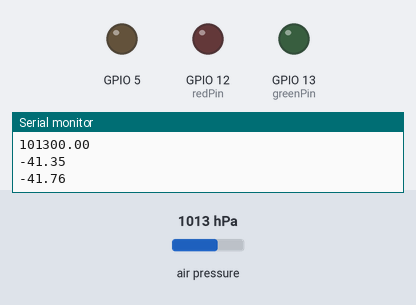
Bench run of a sketch on a simulated ESP32. On the bench: output pins drawn as LEDs (lit = HIGH), the last lines printed to the serial monitor. The inputs (shaded band) are chosen by the test bench; at power-on: air pressure 1013 hPa. EEPROM starts erased.

Above: at 4.2 s.
4.3 s: air pressure set to 952 hPa
5.8 s: air pressure set to 955 hPa
At 6.5 s:
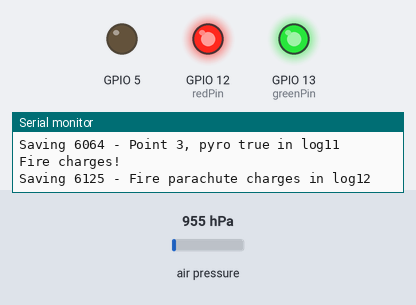
At 7.5 s:
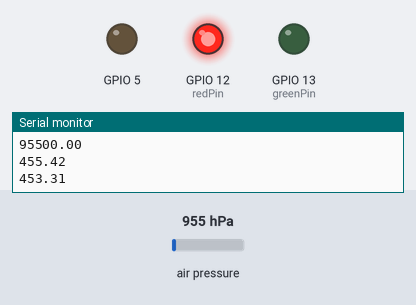
Timing chart, 0 to 9.0 s (numbered marks = the images above; inputs shaded):
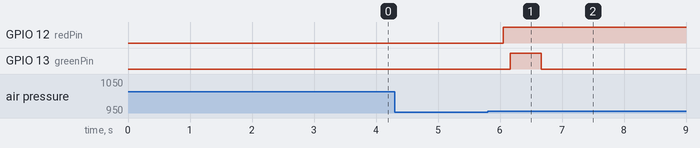

The sketch:

FlightComputer.ino
```cpp
#include <WiFi.h>
#include <WebServer.h>
#include <Wire.h>
#include "Adafruit_BMP280.h"
// #include "MPU9250.h"
#include "KalmanFilter.h"

#include <Preferences.h>
#include <nvs_flash.h>


const float MIN_LAUNCH_ALT = 50; // metros sobre el piso
const float MIN_LAUNCH_ACC = 10; // Gs


// =============================================
// ===          MISC Global Vars             ===
// =============================================

//Timers Vars
unsigned long loggingMillis = 0;
unsigned long loggingMillisInterval = 0;
unsigned long previousMillis = 0;
unsigned long previousMillis2 = 0;
unsigned long landprev = 0;
unsigned long currentMillis;
unsigned long ledblinkMillis = 0;
bool launch = false;
bool pyro = false;
bool pyroFired = false;
bool landed = false;
bool ABORT = false;
int lcc = 0; // land check coutner
float fallr = -0.5;
int adelay = 100; //ms
Preferences preferences;


// =================================
//           Pin set-up
// =================================

int pyroPin = 23;
int greenPin = 13;
int redPin = 12;

// =============================================
// ===              MPU Vars                 ===
// =============================================

// MPU9250 accelgyro(i2c0, 0x68);

int16_t ax, ay, az;
int16_t gx, gy, gz;
int8_t threshold, count;

double roll = 0.00;
double pitch = 0.00;

float temp;
bool zero_detect;
bool TurnOnZI = false;

bool XnegMD, XposMD, YnegMD, YposMD, ZnegMD, ZposMD;

 // ================================================================
// ===                         TIMERS                            ===
// ================================================================


hw_timer_t *My_timer = NULL;
void IRAM_ATTR onTimer()
{
//digitalWrite(greenPin, LOW);
}

// =================================
//           Barometer
// =================================

KalmanFilter pressureKalmanFilter(1, 1, 0.01);
const float sealvl = 1008;
static float alt = 0;
float est_alt;
float est_base_alt;
float est_ground_alt;
float lastAlt = 0;
float temperature;
float pascal = 0;
float base_alt;
Adafruit_BMP280 bmp280;


void setup()
{
  delay(3000);
  nvs_flash_erase(); // erase the NVS partition and...
  nvs_flash_init(); // initialize the NVS partition.

  Serial.begin(9600); // opens serial port, sets data rate to 115200 bps
  pinMode(greenPin, OUTPUT);
  pinMode(redPin, OUTPUT);
  pinMode(5, OUTPUT);

  // digitalWrite(pyroPin, HIGH); //FIRE!

  //Timers
  My_timer = timerBegin(0, 80, true);
  timerAttachInterrupt(My_timer, &onTimer, true);
  timerAlarmWrite(My_timer, 12000000, true);
  timerAlarmEnable(My_timer);
  //Initialize MPU

  //initializeMPU();

  //Initialize Barometer
  initializeBMP();

  //Initialize SD card reader

  //initializeSD();
  preferences.begin("lanzamiento00", false);
  logToParams("Flight computer ON!");

  getAlt();
  est_base_alt = est_alt;
  logToParams("Base: " + String(est_base_alt));
}


 // ================================================================
// ===                         MAIN LOOP                         ===
// ================================================================
void loop()
{

  if((millis() - loggingMillisInterval) > 500) {
    loggingMillisInterval = millis();

    logToParams(String(est_ground_alt) + "," + String(pascal));
  }

  if (launch == false && pyro == false && landed == false)
  {
    //Green signal, everything ok (ground)
    if(est_ground_alt > MIN_LAUNCH_ALT) {
      launch = true;
      Serial.println("Launch detected");
      logToParams("Launch detected");
    }
  }
  else if(launch == true && pyro == false && landed == false)
  {
    //Signal of launch
  }
  else if (landed == true)
  {
    //Signal of landing
  }

  //=== Flight steps ===
  //
  //   Detect launch
  //   Enable ABORT - for extreame tilt. ??
  //   Detect Apogee
  //   Fire Pyros
  //   Flight Log

  //getAccMotion();
  getAlt();

  //Apogee detection algorithm
   if (est_alt - lastAlt <= fallr && pyro == false && launch == true && pyroFired == false)
   {
     //check for drop
      //Store time of Apogee Trigger 1
      delay(adelay);
      getAlt();
      Serial.println("Point 1");
      logToParams("Point 1");

      if (est_alt - lastAlt <= fallr)
      {
        //check for  drop
        //Store time of Apogee Trigger 1

        delay(adelay);
        getAlt();
        Serial.println("Point 2");
        logToParams("Point 2");

        if (est_alt - lastAlt <= fallr)
        {
          //PASS 3
          //Store time of Apogee Pyro Fire
          //Fire Pyros!
          pyro = true;
          if((millis() - ledblinkMillis) > 750) {
            ledblinkMillis = millis();
            digitalWrite(redPin, !digitalRead(redPin));
          }
          Serial.println("Point 3");
          logToParams("Point 3, pyro true");
        }
        else
        {
          lastAlt = est_alt;
        }
      }
      else
      {
        lastAlt = est_alt;
      }
    }
    else
    {
      lastAlt = est_alt;
    }


  //Deploy Parachutes
  if(pyro == true && launch == true && pyroFired == false && landed == false)
  {
    Serial.println("Fire charges!");
    logToParams("Fire parachute charges");

    digitalWrite(greenPin, !digitalRead(greenPin));
    delay(500);
    digitalWrite(greenPin, !digitalRead(greenPin));

    digitalWrite(pyroPin, HIGH); //FIRE!
    pyroFired = true;
  }
}


// =================================
//             MPU unit
// =================================

void initializeMPU()
{
  Wire.begin(0x76);
  int status = 0; // accelgyro.begin();
  if (!status)
  {}
  //set filter to filter noise
  //ser thresholds
  //set control LED pins
}


// ================================================================
// ===                         BAROMETER                       ===
// ================================================================


void initializeBMP()
{
  Serial.print(F("BMP"));
  bmp280.begin(0x76);
  //if (!bmp280.begin()) {
  //  Serial.println(F("0"));
  //  while (1);
  //}
  // Default settings from datasheet.
  bmp280.setSampling(Adafruit_BMP280::MODE_NORMAL,     // Operating Mode.
                     Adafruit_BMP280::SAMPLING_X2,     // Temp. oversampling
                     Adafruit_BMP280::SAMPLING_X1,    // Pressure oversampling
                     Adafruit_BMP280::FILTER_OFF,      // Filtering.
                     Adafruit_BMP280::STANDBY_MS_1); // Standby time.
  Serial.println(F("BMPInit1"));
}


void getAlt()
{
  alt = bmp280.readAltitude(sealvl);
  Serial.println(alt);
  pascal = bmp280.readPressure();
  Serial.println(pascal);
  est_alt = pressureKalmanFilter.updateEstimate(alt);
  Serial.println(est_alt);
  est_ground_alt = est_alt - est_base_alt;
}

void logToParams(String str) {
  static uint64_t prefCounter = 0;
  Serial.print("Saving ");
  Serial.print((String(millis()-loggingMillis) + " - " + str).c_str());
  Serial.print(" in ");
  Serial.println(("log" + String(prefCounter)).c_str());
  preferences.putString(("log" + String(prefCounter++)).c_str(), (String(millis()-loggingMillis) + "," + str).c_str());
  preferences.putULong64("lognum", prefCounter);
}
```

BarometerInterface.cpp
```cpp
// #include "BarometerInterface.h"

// BMP280_DEV bmp;

// BarometerInterface::BarometerInterface()
// {

// }

// bool BarometerInterface::init1()
// {
//   bmp.begin(BMP280_I2C_ALT_ADDR);
//   bmp.setTimeStandby(TIME_STANDBY_2000MS);     // Set the standby time to 2 seconds
//   bmp.startNormalConversion();
// }

// float BarometerInterface::getPressure1()
// {
//     return mData.pressure;
// }

// float BarometerInterface::getTemperature1()
// {
//     return mData.temperature;
// }

// float BarometerInterface::getAltitude1()
// {
//     return mData.altitude;
// }

// bool BarometerInterface::run1()
// {
//   bmp.getMeasurements(this->mData.temperature, this->mData.pressure, this->mData.altitude);
// }

// float BarometerInterface::printData()
// {

// }
```

FlashStorage.cpp
```cpp

```

KalmanFilter.cpp
```cpp
#include "Arduino.h"
#include "KalmanFilter.h"
#include <math.h>

KalmanFilter::KalmanFilter(float mea_e, float est_e, float q)
{
  _err_measure = mea_e;
  _err_estimate = est_e;
  _q = q;
}

float KalmanFilter::updateEstimate(float mea)
{
  _kalman_gain = _err_estimate/(_err_estimate + _err_measure);
  _current_estimate = _last_estimate + _kalman_gain * (mea - _last_estimate);
  _err_estimate =  (1.0 - _kalman_gain) * _err_estimate + fabs(_last_estimate-_current_estimate)*_q;
  _last_estimate=_current_estimate;

  return _current_estimate;
}

void KalmanFilter::setMeasurementError(float mea_e)
{
  _err_measure=mea_e;
}

void KalmanFilter::setEstimateError(float est_e)
{
  _err_estimate=est_e;
}

void KalmanFilter::setProcessNoise(float q)
{
  _q=q;
}

float KalmanFilter::getKalmanGain() {
  return _kalman_gain;
}

float KalmanFilter::getEstimateError() {
  return _err_estimate;
}
```

KalmanFilter.h
```cpp
// (licence header left out)
#ifndef KALMANFILTER_H
#define KALMANFILTER_H

class KalmanFilter
{

public:
  KalmanFilter(float mea_e, float est_e, float q);
  float updateEstimate(float mea);
  void setMeasurementError(float mea_e);
  void setEstimateError(float est_e);
  void setProcessNoise(float q);
  float getKalmanGain();
  float getEstimateError();

private:
  float _err_measure;
  float _err_estimate;
  float _q;
  float _current_estimate;
  float _last_estimate;
  float _kalman_gain;

};

#endif
```

Measured:
- after the input at 5.8 s, GPIO 12 (redPin): LOW → HIGH after 0.25 s; GPIO 13 (greenPin): LOW → HIGH after 0.37 s, → LOW 0.50 s later
